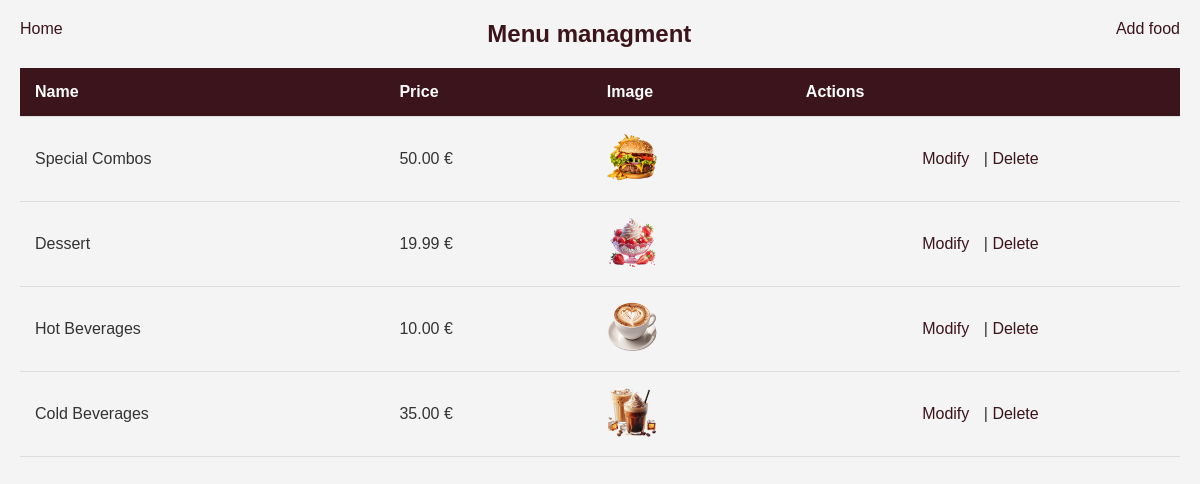
Screenshot of /manage_products.php (signed in) with the database file from the repository.
### tables this page shows
CREATE TABLE `products` (
  `id` int(11) NOT NULL,
  `name` varchar(255) NOT NULL,
  `price` decimal(10,2) NOT NULL,
  `image` varchar(255) NOT NULL
);

### manage_products.php (the view, shortened to what this page needs)
<?php
require_once 'config.php';
$sql = "SELECT id, name, price, image FROM products";
$result = $conn->query($sql);
?>
<!DOCTYPE html>
<html lang="fr">
<head>
    <link rel="stylesheet" href="manage_products.css">
</head>
<body>
        <div style="display:flex;justify-content:space-between">
         <a href="hello_admin.php">Home</a>
        <h2>Menu managment</h2>
        <a href="ajouter_produit.php">Add food</a>
        </div>
        <table>
            <tr>
                <th style="background-color:#3b141c;">Name</th>
                <th>Price</th>
                <th>Image</th>
                <th>Actions</th>
            </tr>
            <?php
            if ($result->num_rows > 0) {
                while ($row = $result->fetch_assoc()) {
                    echo "<tr>";
                    echo "<td>" . htmlspecialchars($row['name']) . "</td>";
                    echo "<td>" . number_format($row['price'], 2) . " €</td>";
                    echo "<td><img src='" . htmlspecialchars($row['image']) . "' alt='" . htmlspecialchars($row['name']) . "' style='width:50px;height:50px;'></td>";
                    echo "<td>
                        <a href='edit_product.php?id=" . $row['id'] . "'>Modify</a> |
                        <a href='manage_products.php?delete_id=" . $row['id'] . "' onclick=\"return confirm('Êtes-vous sûr de vouloir supprimer ce produit?');\">Delete</a>
                    </td>";
                    echo "</tr>";
                }
            } else {
                echo "<tr><td colspan='4'>Aucun produit trouvé.</td></tr>";
            }
            ?>
        </table>
</body>
</html>

### manage_products.css (style rules this page uses)
* { margin: 0; padding: 0; box-sizing: border-box; }
body { font-family: Arial, sans-serif; background-color: #f4f4f4; color: #333; padding: 20px; }
h2 { text-align: center; margin-bottom: 20px; font-size: 24px; color: #3b141c; }
table { width: 100%; border-collapse: collapse; margin-bottom: 20px; }
th, td { padding: 15px; text-align: left; border-bottom: 1px solid #ddd; }
th { background-color: #3b141c; color: white; font-weight: bold; }
td { vertical-align: middle; }
td img { border-radius: 4px; }
a { color: #3b141c; text-decoration: none; }
table tr td:last-child { text-align: center; }
table tr td:last-child a { margin-right: 10px; }

### rows the page displays
products: name "Special Combos", price "50.00", image (picture)
products: name "Dessert", price "19.99", image (picture)
products: name "Hot Beverages", price "10.00", image (picture)
products: name "Cold Beverages", price "35.00", image (picture)
